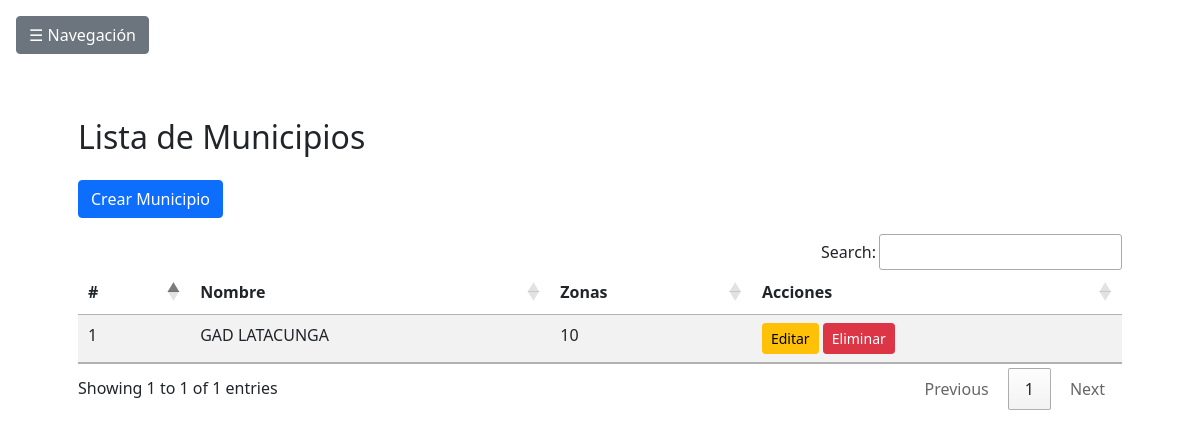
Screenshot of /municipios/ with the database file from the repository.
### Aplicaciones/Permisos/models.py (models this page shows, shortened)
class Municipio(models.Model):
    nombre = models.CharField(max_length=100, unique=True)
    zonas = models.IntegerField()  # Número entero entre 3 y 100

### Aplicaciones/Permisos/views.py (the view)
# urls.py: path('municipios/', views.listar_municipios, name='listar_municipios'),
def listar_municipios(request):
    municipios = Municipio.objects.all()
    return render(request, 'municipios/listar.html', {'municipios': municipios})

### Aplicaciones/Permisos/templates/municipios/listar.html (shortened to what this page needs)
{% extends "base.html" %}
{% block content %}
<!DOCTYPE html>
<html lang="es">
<head>
    <link href="https://cdn.jsdelivr.net/npm/bootstrap@5.1.3/dist/css/bootstrap.min.css" rel="stylesheet">
</head>
<body>
<div class="container mt-5">
    <h2 class="mb-4">Lista de Municipios</h2>
    <div class="mb-3">
        <a href="{% url 'crear_municipio' %}" class="btn btn-primary">Crear Municipio</a>
    </div>
    <table class="table table-striped datatable">
        <thead class="thead-dark">
            <tr>
                <th scope="col">#</th>
                <th scope="col">Nombre</th>
                <th scope="col">Zonas</th>
                <th scope="col">Acciones</th>
            </tr>
        </thead>
        <tbody>
            {% for municipio in municipios %}
            <tr>
                <td>{{ municipio.id }}</td>
                <td>{{ municipio.nombre }}</td>
                <td>{{ municipio.zonas }}</td>
                <td>
                    <a href="{% url 'editar_municipio' municipio.pk %}" class="btn btn-warning btn-sm">Editar</a>
                    <a href="{% url 'eliminar_municipio' municipio.pk %}" class="btn btn-danger btn-sm" onclick="return confirm('¿Seguro que quieres eliminar este municipio?')">Eliminar</a>
                </td>
            </tr>
            {% endfor %}
        </tbody>
    </table>
</div>
</body>
</html>
{% endblock %}

### Aplicaciones/Permisos/templates/base.html (style rules this page uses)
body { overflow-x: hidden; }

### rows the page displays
Municipio: id "1", nombre "GAD LATACUNGA", zonas "10"
